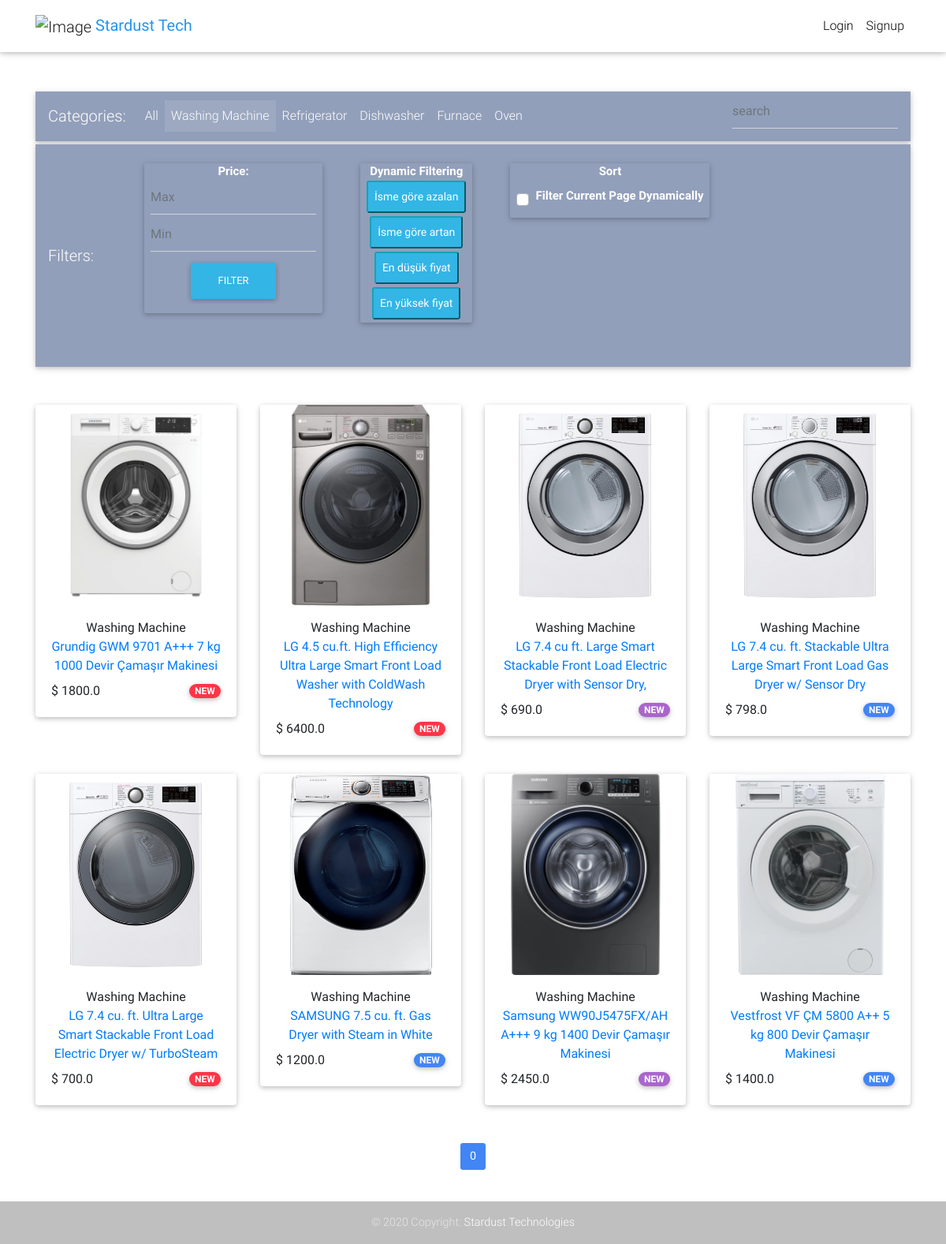
Before: /?category=CM with the older database file.
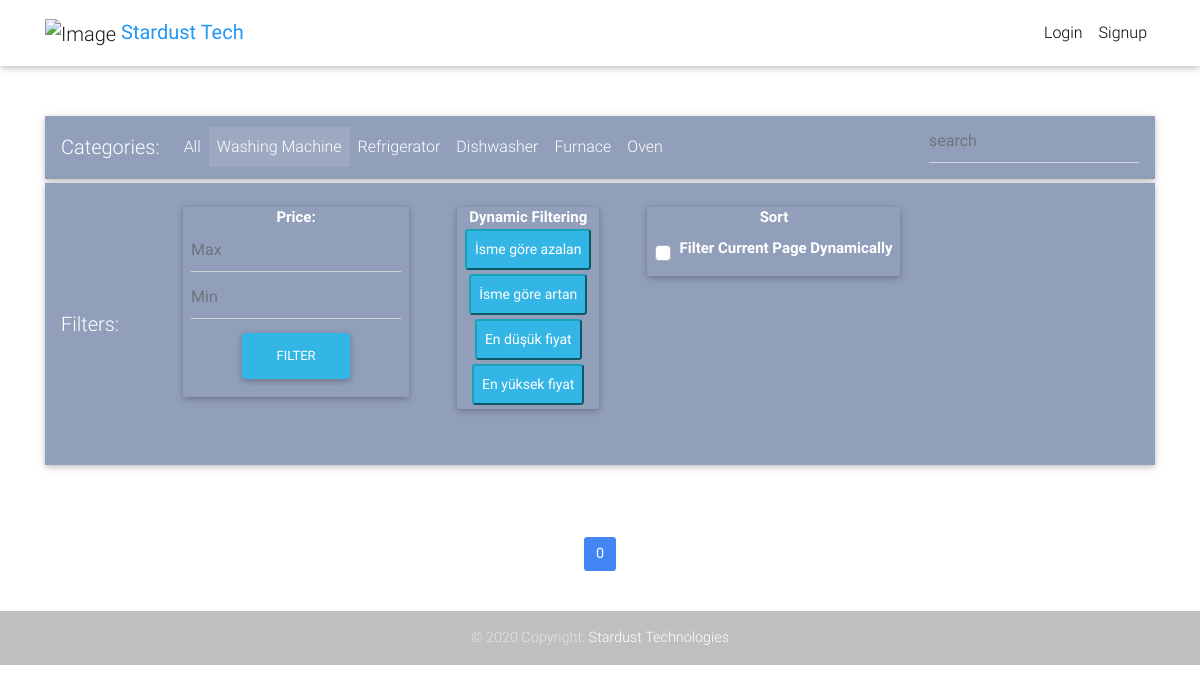
After: the same page with the newer database file.
### core/models.py (models this page shows, shortened)
class Item(models.Model):
    title = models.CharField(max_length=100)
    price = models.FloatField()
    discount_price = models.FloatField(blank=True, null=True)
    category = models.CharField(choices=CATEGORY_CHOICES, max_length=2)
    label = models.CharField(choices=LABEL_CHOICES, max_length=1)
    slug = models.SlugField()
    description = models.TextField()
    image = models.ImageField()
    additional_information = models.TextField()
    def get_absolute_url(self):
        return reverse("core:product", kwargs={
            'slug': self.slug
        })

### core/views.py (the view)
# urls.py: path('', HomeView.as_view(), name='base'),
class HomeView(ListView):
    def get(self,*args,**kwargs):
        try:
            page = int(self.request.GET.get("page"))
        except:
            page = 0
            pass
        print("page: ",page)
        if(not(page)):
            page=0
        model = Item
        paginate_by = 12
        template_name = "home.html"
        context = getDefaultContext()
        context["is_paginated"]= True
        items = get_queryset(self.request)
        itemCount = len(items)
        pageCount = math.ceil(itemCount/(paginate_by))
        print("item Count: ", itemCount,"page: ",page, "page Count: ",pageCount)
        context["object_list"]= items[page*paginate_by:(page+1)*paginate_by]
        context["page_obj"]= {"has_previous":page!=0,
                        "has_next":page<pageCount-1,
                        "previous_page_number": page-1,
                       "number":page ,
                       "next_page_number":page+1 }
        try:
            return render(self.request,template_name,context)
        except ObjectDoesNotExist:
            messages.warning(self.request,"No category found!")

### core/views.py (called while the page is built)
def getDefaultContext():
    context = {
                'object_list': Item.objects.all()
        }
    Categories = []
    for item in list(CATEGORY_CHOICES):
        slug,a = item
        Categories.append({"categoryName": a, "categorySlug":slug})
    context["Categories"]=Categories
    return context

### templates/home.html (shortened to what the changed rows need)
{% extends "base.html" %}
{% block content %}
  <main>
    <div class="container">
      <nav class="navbar navbar-expand-lg navbar-dark mdb-color lighten-3 mt-3 mb-1">
        <div class="collapse navbar-collapse" id="basicExampleNav">
          <ul class="navbar-nav mr-auto">
            {% for category in Categories %}
              {% if request.GET.category == category.categorySlug %}
                <li class="nav-item active">
                  {% else %}
                <li class="nav-item ">
              {% endif %}
            <a class="nav-link"
               href="{{ request.get_path }}?category={{ category.categorySlug }}">{{ category.categoryName }}</a>
            </li>
            {% endfor %}
          </ul>
        </div>
      </nav>
      <section class="text-center mb-4" id="full">
        <div class="row wow fadeIn" id="full2">
          {% for item in object_list %}
            <div class="col-lg-3 col-md-6 mb-4" id="{{ item.title }}" style="">
              <div class="card">
                <div class="view overlay">
                  <img src="{{ item.image.url }}" class="card-img-top">
                </div>
                <div class="card-body text-center">
                <span class="card-body__category ">
                  {{ item.get_category_display }}
                </span>
                  <a href="{{ item.get_absolute_url }}" class="card-body__title">{{ item.title }}</a>
                  <h4 class="card-body__bottom">
                  <span id="price">${% if item.discount_price %}
                    {{ item.discount_price }}
                  {% else %}
                    {{ item.price }}
                  {% endif %}</span>
                    <span class="badge badge-pill {{ item.get_label_display }}-color">NEW</span>
                  </h4>
                </div>
              </div>
            </div>
          {% endfor %}
        </div>
      </section>
    </div>
  </main>
{% endblock content %}

Changed rows visible on the page:
removed Item: image (picture), category "Washing Machine", title "Grundig GWM 9701 A+++ 7 kg 1000 Devir Çamaşır Makinesi", discount_price "1800.0", label "D" (drawn)
removed Item: image (picture), category "Washing Machine", title "LG 4.5 cu.ft. High Efficiency Ultra Large Smart Front Load Washer with ColdWash Technology", discount_price "6400.0", label "D" (drawn)
removed Item: image (picture), category "Washing Machine", title "LG 7.4 cu ft. Large Smart Stackable Front Load Electric Dryer with Sensor Dry,", discount_price "690.0", label "S" (drawn)
removed Item: image (picture), category "Washing Machine", title "LG 7.4 cu. ft. Stackable Ultra Large Smart Front Load Gas Dryer w/ Sensor Dry", price "798.0", label "P" (drawn)
removed Item: image (picture), category "Washing Machine", title "LG 7.4 cu. ft. Ultra Large Smart Stackable Front Load Electric Dryer w/ TurboSteam", discount_price "700.0", label "D" (drawn)
removed Item: image (picture), category "Washing Machine", title "SAMSUNG 7.5 cu. ft. Gas Dryer with Steam in White", discount_price "1200.0", label "P" (drawn)
removed Item: image (picture), category "Washing Machine", title "Samsung WW90J5475FX/AH A+++ 9 kg 1400 Devir Çamaşır Makinesi", discount_price "2450.0", label "S" (drawn)
removed Item: image (picture), category "Washing Machine", title "Vestfrost VF ÇM 5800 A++ 5 kg 800 Devir Çamaşır Makinesi", discount_price "1400.0", label "P" (drawn)
